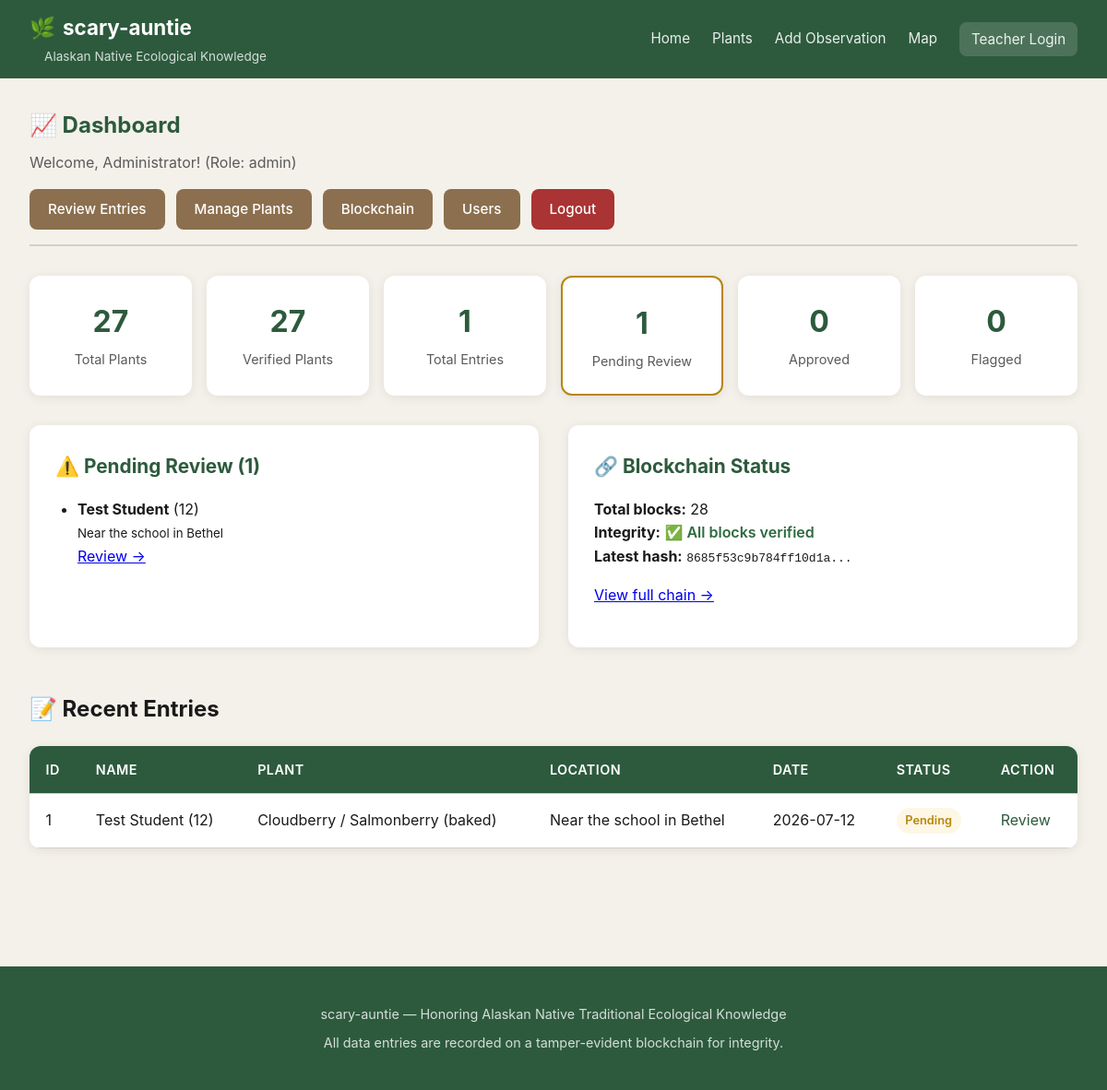
The page /admin (signed in) on the database its author committed.
### tables this page shows
CREATE TABLE knowledge_entries (
            id INTEGER PRIMARY KEY AUTOINCREMENT,
            plant_id INTEGER,
            recorder_name TEXT NOT NULL,       -- Name of child/adolescent
            recorder_age INTEGER,               -- Optional age
            location_description TEXT,          -- Where they found it
            latitude REAL,
            longitude REAL,
            observation TEXT,                   -- What they observed
            native_name_used TEXT,             -- Which native name they used
            photo_path TEXT,
            entry_date TEXT NOT NULL,
            reviewed INTEGER DEFAULT 0,         -- 0 = pending, 1 = approved, 2 = flagged
            reviewed_by TEXT,
            reviewed_at TEXT,
            review_notes TEXT,
            block_hash TEXT,                    -- Links to blockchain entry
            FOREIGN KEY (plant_id) REFERENCES plants(id)
        );

CREATE TABLE block_chain (
            id INTEGER PRIMARY KEY AUTOINCREMENT,
            table_name TEXT NOT NULL,
            record_id INTEGER NOT NULL,
            operation TEXT NOT NULL,  -- INSERT, UPDATE, DELETE
            timestamp TEXT NOT NULL,
            data_json TEXT NOT NULL,
            previous_hash TEXT NOT NULL,
            block_hash TEXT NOT NULL UNIQUE,
            recorder_name TEXT,
            signature TEXT
        );

CREATE TABLE plants (
            id INTEGER PRIMARY KEY AUTOINCREMENT,
            latin_binomial TEXT NOT NULL,
            english_name TEXT NOT NULL,
            native_alaskan_name TEXT,  -- Native language name (Yupik, Inupiaq, Tlingit, etc.)
            native_language TEXT,        -- Which Alaska Native language
            family TEXT,
            description TEXT,
            habitat TEXT,
            traditional_uses TEXT,       -- Medicinal, food, tool, spiritual
            parts_used TEXT,
            preparation TEXT,            -- How the plant is prepared
            cautions TEXT,
            image_url TEXT,
            verified INTEGER DEFAULT 0,  -- 1 = verified by expert, 0 = community-contributed
            source_author TEXT,          -- Attribution for scraped/cited info
            source_url TEXT,
            created_at TEXT NOT NULL,
            updated_at TEXT NOT NULL,
            block_hash TEXT              -- Links to blockchain entry
        );

### app.py (the view)
@app.route("/admin")
def admin_dashboard():
    redir = require_admin()
    if redir:
        return redir
    stats = get_stats()
    chain_summary = get_blockchain_summary()
    recent_entries = get_all_entries()[:10]
    pending_entries = get_all_entries(status="pending")[:10]
    return render_template(
        "admin/dashboard.html",
        stats=stats,
        chain=chain_summary,
        recent=recent_entries,
        pending=pending_entries,
        user=session
    )

### app.py (called while the page is built)
def require_admin():
    if "user_id" not in session:
        flash("Please log in to access the admin area.", "error")
        return redirect(url_for("admin_login"))
    return None

### database.py (called while the page is built, shortened)
def get_connection() -> sqlite3.Connection:
    os.makedirs(os.path.dirname(DATABASE_PATH), exist_ok=True)
    conn = sqlite3.connect(DATABASE_PATH)
    conn.row_factory = sqlite3.Row
    conn.execute("PRAGMA foreign_keys = ON")
    return conn

def compute_hash(data: dict, previous_hash: str) -> str:
    data_string = json.dumps(data, sort_keys=True, default=str)
    combined = data_string + previous_hash
    return hashlib.sha256(combined.encode("utf-8")).hexdigest()

def verify_chain() -> List[Dict[str, Any]]:
    conn = get_connection()
    cursor = conn.cursor()
    cursor.execute("""
        SELECT id, table_name, record_id, operation, timestamp,
               data_json, previous_hash, block_hash
        FROM block_chain ORDER BY id ASC
    """)
    rows = cursor.fetchall()
    conn.close()
    tampered = []
    previous_hash = "0" * 64
    for row in rows:
        data = json.loads(row["data_json"])
        expected_hash = compute_hash(data, previous_hash)
        previous_hash = row["block_hash"]
    return tampered

def get_all_entries(status: Optional[str] = None) -> List[Dict[str, Any]]:
    conn = get_connection()
    cursor = conn.cursor()
    query = """
        SELECT ke.*, p.english_name as plant_english_name,
               p.latin_binomial, p.native_alaskan_name
        FROM knowledge_entries ke
        LEFT JOIN plants p ON ke.plant_id = p.id
        WHERE 1=1
    """
    params = []
    if status == "pending":
        query += " AND ke.reviewed = 0"
    elif status == "approved":
        query += " AND ke.reviewed = 1"
    elif status == "flagged":
        query += " AND ke.reviewed = 2"
    query += " ORDER BY ke.entry_date DESC"
    cursor.execute(query, params)
    rows = cursor.fetchall()
    conn.close()
    return [dict(row) for row in rows]

### templates/admin/dashboard.html
{% extends "base.html" %}
{% block content %}
<section class="page-header">
    <h1>&#128200; Dashboard</h1>
    <p>Welcome, {{ user.display_name }}! (Role: {{ user.role }})</p>
    <div class="admin-actions">
        <a href="{{ url_for('admin_entries') }}" class="btn btn-secondary">Review Entries</a>
        <a href="{{ url_for('admin_plants') }}" class="btn btn-secondary">Manage Plants</a>
        <a href="{{ url_for('admin_blockchain') }}" class="btn btn-secondary">Blockchain</a>
        {% if user.role == 'admin' %}
            <a href="{{ url_for('admin_users') }}" class="btn btn-secondary">Users</a>
        {% endif %}
        <a href="{{ url_for('admin_logout') }}" class="btn btn-danger">Logout</a>
    </div>
</section>
<section class="stats-bar">
    <div class="stat-card">
        <div class="stat-number">{{ stats.total_plants }}</div>
        <div class="stat-label">Total Plants</div>
    </div>
    <div class="stat-card">
        <div class="stat-number">{{ stats.verified_plants }}</div>
        <div class="stat-label">Verified Plants</div>
    </div>
    <div class="stat-card">
        <div class="stat-number">{{ stats.total_entries }}</div>
        <div class="stat-label">Total Entries</div>
    </div>
    <div class="stat-card highlight">
        <div class="stat-number">{{ stats.pending_entries }}</div>
        <div class="stat-label">Pending Review</div>
    </div>
    <div class="stat-card">
        <div class="stat-number">{{ stats.approved_entries }}</div>
        <div class="stat-label">Approved</div>
    </div>
    <div class="stat-card">
        <div class="stat-number">{{ stats.flagged_entries }}</div>
        <div class="stat-label">Flagged</div>
    </div>
</section>
<section class="content-section">
    <div class="grid-2">
        <div class="card">
            <h2>&#9888;&#65039; Pending Review ({{ pending|length }})</h2>
            {% if pending %}
                <ul class="entry-list">
                    {% for entry in pending %}
                        <li>
                            <strong>{{ entry.recorder_name }}</strong>
                            {% if entry.recorder_age %}({{ entry.recorder_age }}){% endif %}
                            <br>
                            <small>{{ entry.location_description or 'No location' }}</small>
                            <br>
                            <a href="{{ url_for('admin_entry_detail', entry_id=entry.id) }}">Review &rarr;</a>
                        </li>
                    {% endfor %}
                </ul>
            {% else %}
                <p>No pending entries. Great job!</p>
            {% endif %}
        </div>
        <div class="card">
            <h2>&#128279; Blockchain Status</h2>
            <p>
                <strong>Total blocks:</strong> {{ chain.total_blocks }}<br>
                <strong>Integrity:</strong>
                {% if chain.integrity_ok %}
                    <span class="status-ok">&#9989; All blocks verified</span>
                {% else %}
                    <span class="status-error">&#10060; Tampering detected!</span>
                {% endif %}<br>
                <strong>Latest hash:</strong> <code>{{ chain.latest_hash[:20] }}...</code>
            </p>
            <p><a href="{{ url_for('admin_blockchain') }}">View full chain &rarr;</a></p>
        </div>
    </div>
</section>
<section class="content-section">
    <h2>&#128221; Recent Entries</h2>
    <table class="data-table">
        <thead>
            <tr>
                <th>ID</th>
                <th>Name</th>
                <th>Plant</th>
                <th>Location</th>
                <th>Date</th>
                <th>Status</th>
                <th>Action</th>
            </tr>
        </thead>
        <tbody>
            {% for entry in recent %}
            <tr>
                <td>{{ entry.id }}</td>
                <td>{{ entry.recorder_name }}{% if entry.recorder_age %} ({{ entry.recorder_age }}){% endif %}</td>
                <td>{{ entry.plant_english_name or 'Unknown' }}</td>
                <td>{{ entry.location_description or '-' }}</td>
                <td>{{ entry.entry_date[:10] }}</td>
                <td>
                    {% if entry.reviewed == 0 %}
                        <span class="badge badge-pending">Pending</span>
                    {% elif entry.reviewed == 1 %}
                        <span class="badge badge-approved">Approved</span>
                    {% else %}
                        <span class="badge badge-flagged">Flagged</span>
                    {% endif %}
                </td>
                <td><a href="{{ url_for('admin_entry_detail', entry_id=entry.id) }}">Review</a></td>
            </tr>
            {% endfor %}
        </tbody>
    </table>
</section>
{% endblock %}

### static/css/style.css (style rules this page uses)
:root { --color-primary: #2d5a3d; --color-primary-light: #3d7a52; --color-secondary: #8b6f4e; --color-accent: #c4a35a; --color-bg: #f4f1ea; --color-card: #ffffff; --color-text: #1a1a1a; --color-text-light: #5a5a5a; --color-border: #d4cfc4; --color-success: #2d6a3f; --color-warning: #b8860b; --color-danger: #a33; --color-info: #2a5a8a; --radius: 12px; --radius-sm: 8px; --shadow: 0 2px 12px rgba(0,0,0,0.08); --shadow-hover: 0 4px 20px rgba(0,0,0,0.12); --max-width: 1200px; }
* { box-sizing: border-box; }
body { font-family: -apple-system, BlinkMacSystemFont, 'Segoe UI', Roboto, Oxygen, Ubuntu, sans-serif; background: var(--color-bg); color: var(--color-text); margin: 0; padding: 0; line-height: 1.6; }
.content-section { margin-bottom: 3rem; }
.grid-2 { display: grid; grid-template-columns: repeat(auto-fit, minmax(320px, 1fr)); gap: 2rem; }
.stats-bar { display: grid; grid-template-columns: repeat(auto-fit, minmax(140px, 1fr)); gap: 1rem; margin-bottom: 2rem; }
.stat-card { background: var(--color-card); border-radius: var(--radius); padding: 1.5rem; text-align: center; box-shadow: var(--shadow); transition: transform 0.2s, box-shadow 0.2s; }
.stat-card.highlight { border: 2px solid var(--color-warning); }
.stat-number { font-size: 2rem; font-weight: 700; color: var(--color-primary); }
.stat-label { font-size: 0.9rem; color: var(--color-text-light); margin-top: 0.25rem; }
.card { background: var(--color-card); border-radius: var(--radius); padding: 1.75rem; box-shadow: var(--shadow); }
.card h2 { margin-top: 0; color: var(--color-primary); font-size: 1.3rem; }
.card ol, .card ul { padding-left: 1.5rem; }
.card li { margin-bottom: 0.5rem; }
.btn { display: inline-block; padding: 0.6rem 1.25rem; border-radius: var(--radius-sm); text-decoration: none; font-weight: 500; font-size: 0.95rem; border: none; cursor: pointer; transition: background 0.2s, transform 0.1s; text-align: center; }
.btn-secondary { background: var(--color-secondary); color: white; }
.btn-danger { background: var(--color-danger); color: white; }
.page-header { margin-bottom: 2rem; padding-bottom: 1rem; border-bottom: 2px solid var(--color-border); }
.page-header h1 { margin: 0 0 0.5rem 0; color: var(--color-primary); }
.page-header p { margin: 0; color: var(--color-text-light); }
.admin-actions { margin-top: 1rem; display: flex; gap: 0.75rem; flex-wrap: wrap; }
.data-table { width: 100%; border-collapse: collapse; background: var(--color-card); border-radius: var(--radius); overflow: hidden; box-shadow: var(--shadow); }
.data-table th, .data-table td { padding: 0.9rem 1.1rem; text-align: left; border-bottom: 1px solid var(--color-border); }
.data-table th { background: var(--color-primary); color: white; font-weight: 600; font-size: 0.9rem; text-transform: uppercase; letter-spacing: 0.03em; }
.data-table a { color: var(--color-primary); text-decoration: none; }
.badge { display: inline-block; padding: 0.25rem 0.6rem; border-radius: 20px; font-size: 0.8rem; font-weight: 600; }
.badge-pending { background: #fef7e6; color: var(--color-warning); }
.status-ok { color: var(--color-success); font-weight: 600; }

### rows shown on the page
knowledge_entries: recorder_name "Test Student", recorder_age "12", location_description "Near the school in Bethel", id "1", english_name "Cloudberry / Salmonberry (baked)", entry_date "2026-07-12", reviewed "Pending"
block_chain: block_hash "8685f53c9b784ff10d1a"

### other values the page prints
{{ user.display_name }} "Administrator"
{{ user.role }} "admin"
{{ stats.total_plants }} "27"
{{ stats.verified_plants }} "27"
{{ stats.total_entries }} "1"
{{ stats.pending_entries }} "1"
{{ stats.approved_entries }} "0"
{{ stats.flagged_entries }} "0"
{{ pending|length }} "1"
{{ chain.total_blocks }} "28"
